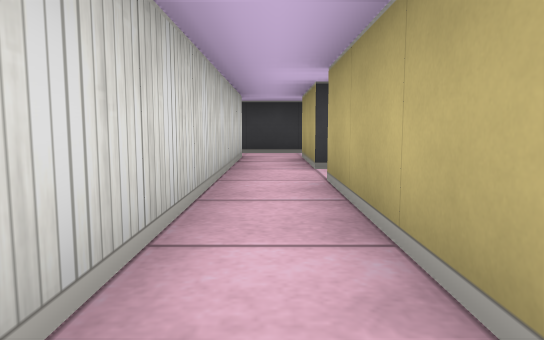
view 1 (above)

24 first-person views from a walk through a cub3D ray-caster map. The camera is about half as high as the walls, tilts 6° down and sees 70° across. The floor is counted in squares. Each view is taken from the middle of a square. On the plan, view 1 faces up. The plan holds only what a view shows up to about 9 squares ahead; the rest is blank.

view 2
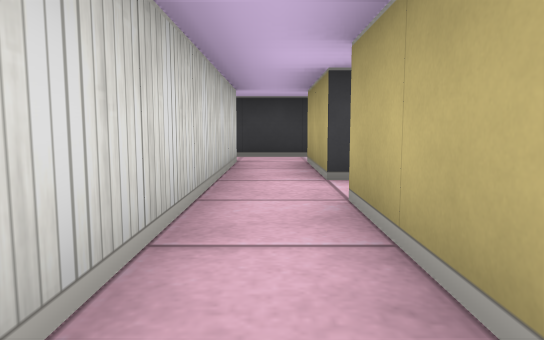

view 3
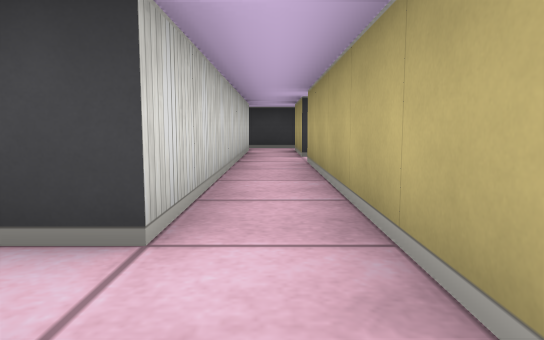

view 4
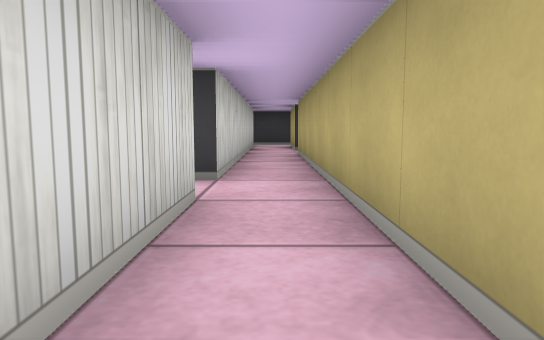

view 5
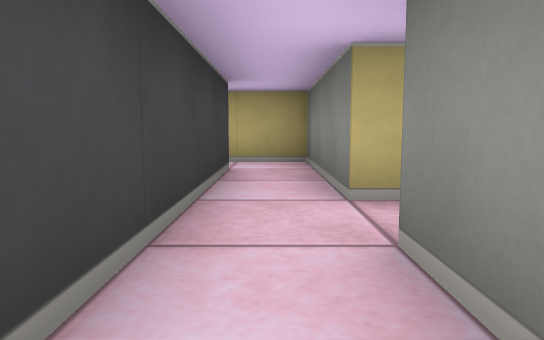

view 6
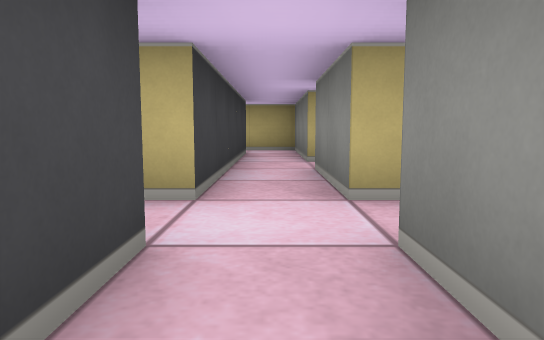

view 7
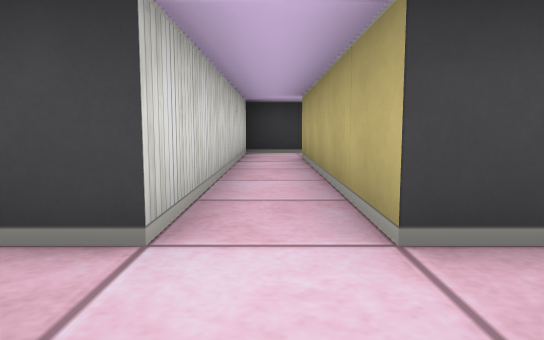

view 8
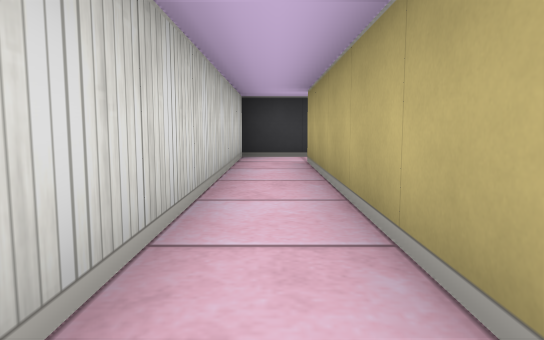

view 9
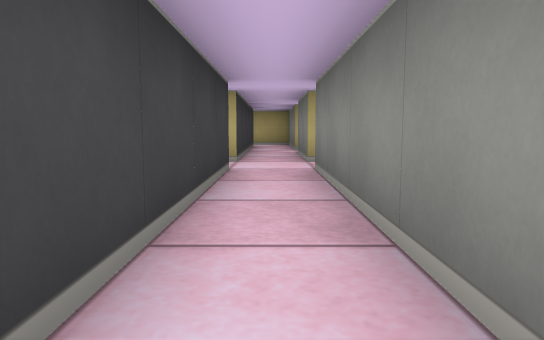

view 10
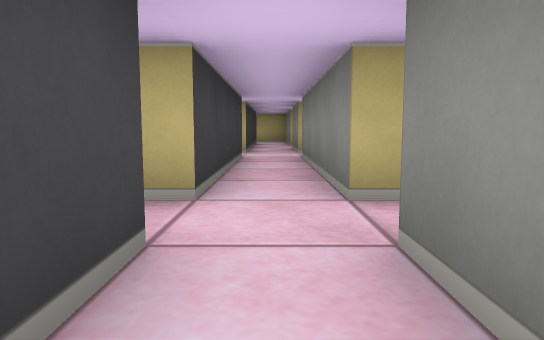

view 11
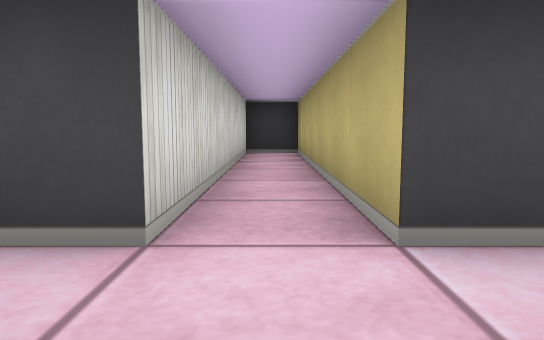

view 12
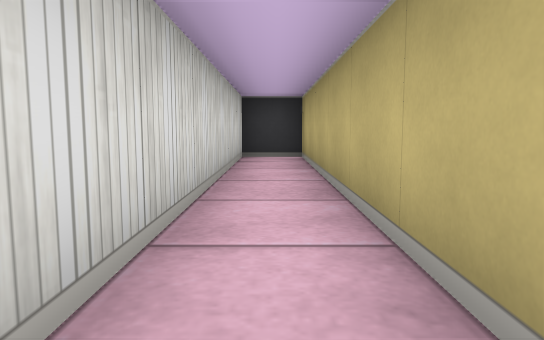

view 13
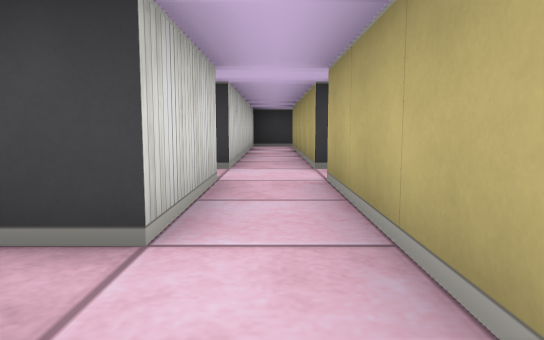

view 14
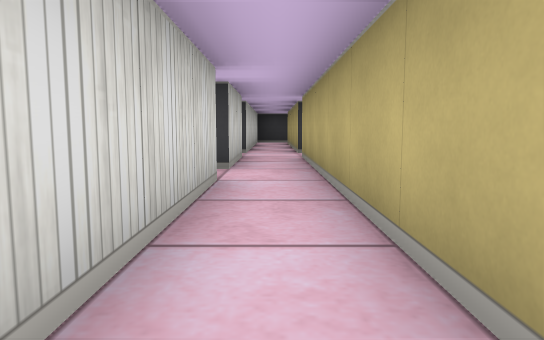

view 15
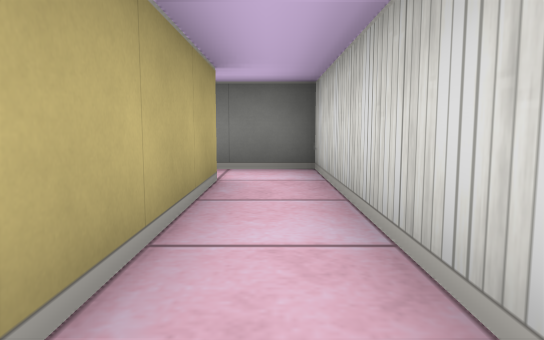

view 16
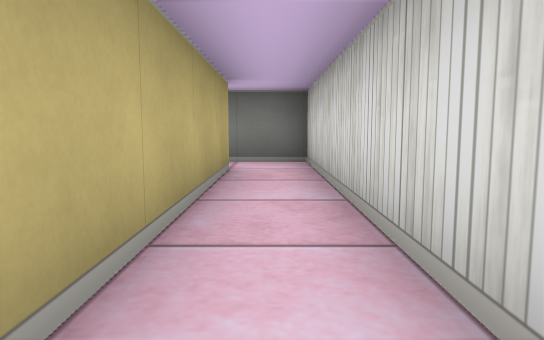

view 17
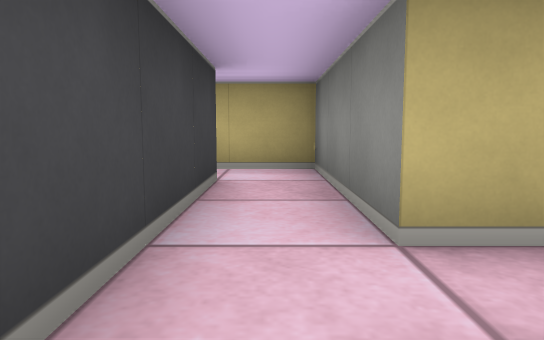

view 18
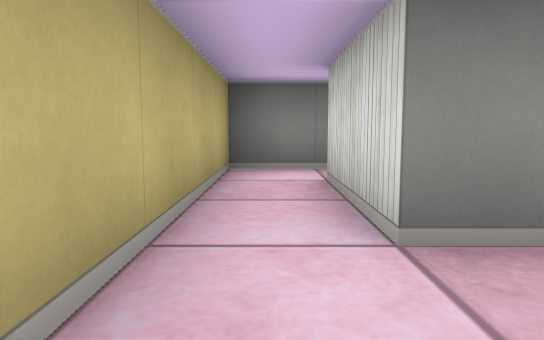

view 19
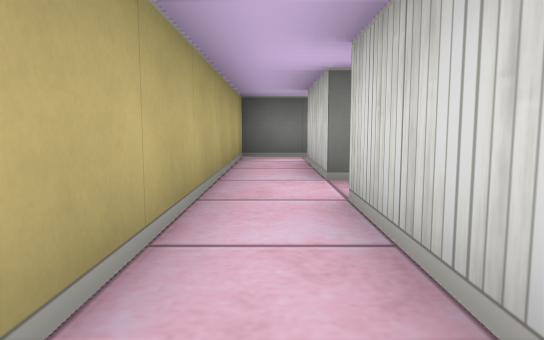

view 20
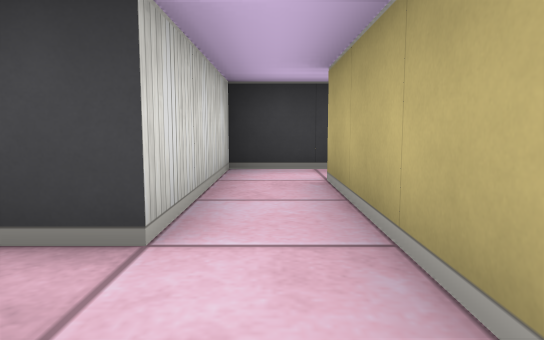

view 21
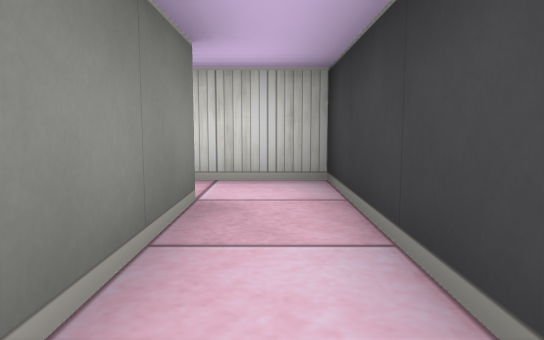

view 22
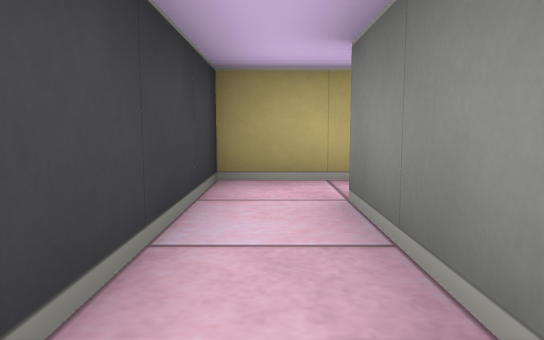

view 23
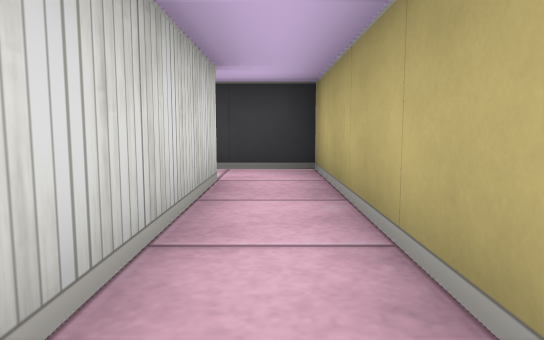

view 24
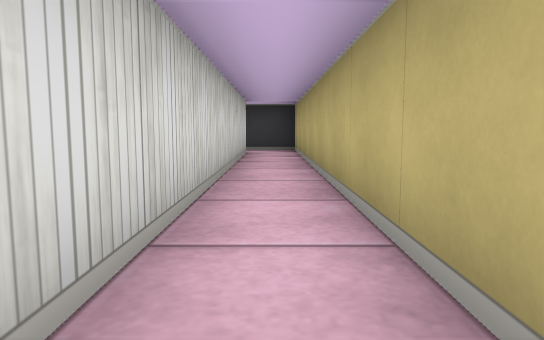

### Floor plan
Key: @ floor where view 1 was taken; # wall or solid block; . floor.
Columns run from 10 left of view 1 to 7 right of it. Each row starts with its distance up from view 1.
 14  ###  ###   ######
 13  #.#  #..   #....#
 12  #.#  #.#   #.##.#
 11  #.#  #.#   #.##.#
 10  #.#  #.#   ..##.#
  9  #.#  #.#   #.##.#
  8  #.####.#####.##.#
  7 ..............##.#
  6  #.####.##.#####.#
  5       #.##.#    .
  4       ..##..
  3       #.##.#
  2       #.##.#
  1       #.##.#
  0       #.##@#
 -1       #....#
 -2       ####.#
 -3          #.#
 -4           .

Where each view was taken, in squares from view 1:
view 1: 0 up, 0 right, facing up
view 2: 1 up, 0 right, facing up
view 3: 2 down, 0 right, facing up
view 4: 4 down, 0 right, facing up
view 5: 7 up, 2 left, facing right
view 6: 7 up, 5 left, facing right
view 7: 6 up, 3 left, facing up
view 8: 7 up, 3 left, facing up
view 9: 7 up, 8 left, facing right
view 10: 7 up, 10 left, facing right
view 11: 6 up, 8 left, facing up
view 12: 7 up, 8 left, facing up
view 13: 3 up, 3 left, facing up
view 14: 0 up, 3 left, facing up
view 15: 3 up, 3 left, facing down
view 16: 4 up, 3 left, facing down
view 17: 7 up, 1 left, facing right
view 18: 11 up, 3 right, facing down
view 19: 13 up, 3 right, facing down
view 20: 9 up, 3 right, facing up
view 21: 13 up, 6 right, facing left
view 22: 13 up, 3 right, facing right
view 23: 9 up, 6 right, facing up
view 24: 5 up, 6 right, facing up
